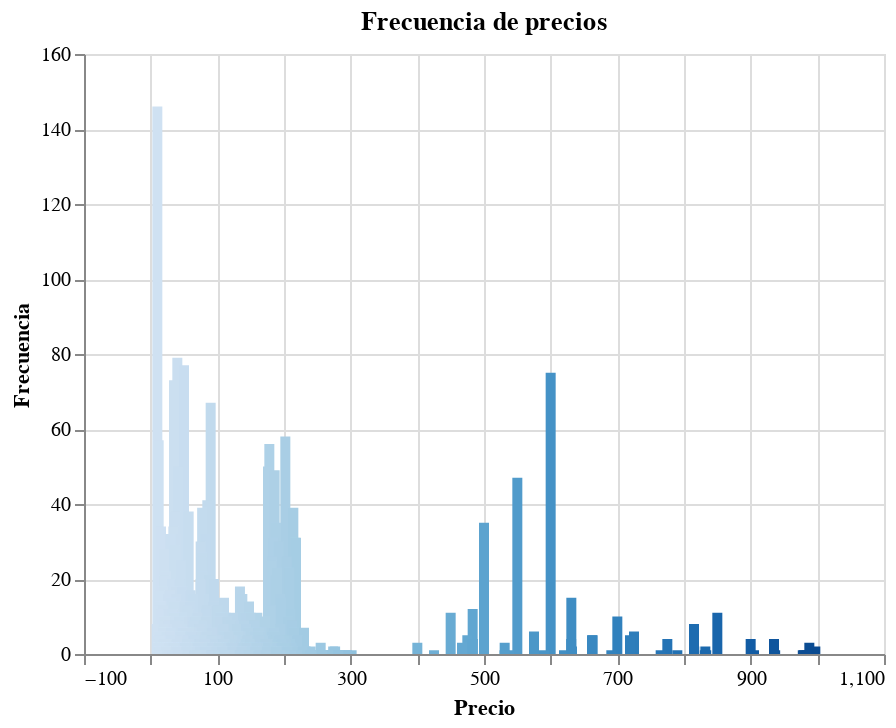

The code cell stored with this chart in its notebook:
### Code cell
# price, general plot
alt.Chart(source).mark_bar().encode(
    alt.X('Price', title="Precio"),
    alt.Y('Frequency', title="Frecuencia"),
    alt.Color('Price', legend=None),
    tooltip=['Price', 'Frequency']
).properties(title="Frecuencia de precios")

### Figure 1 — Vega-Lite specification as saved in the notebook (floating-point values rounded to 4 significant figures; data arrays with more than 128 entries replaced by an {"elided": "..."} marker saying what was removed)
{"$schema": "https://vega.github.io/schema/vega-lite/v4.8.1.json", "config": {"view": {"continuousHeight": 300, "continuousWidth": 400}}, "data": {"name": "data-6dab6b0ae15d5de0e61c601268fbafd9"}, "datasets": {"data-6dab6b0ae15d5de0e61c601268fbafd9": {"elided": "2988 records"}}, "encoding": {"color": {"field": "Price", "legend": null, "type": "quantitative"}, "tooltip": [{"field": "Price", "type": "quantitative"}, {"field": "Frequency", "type": "quantitative"}], "x": {"field": "Price", "title": "Precio", "type": "quantitative"}, "y": {"field": "Frequency", "title": "Frecuencia", "type": "quantitative"}}, "mark": "bar", "title": "Frecuencia de precios"}
